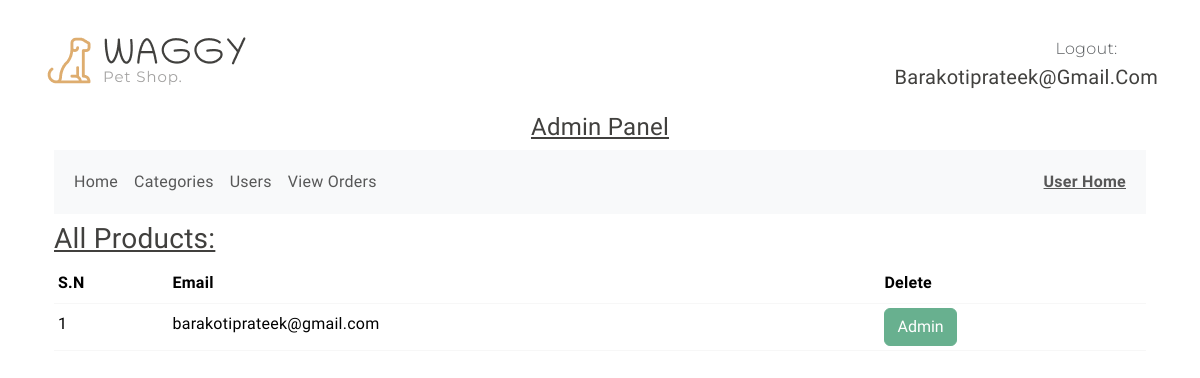
The app's page /view_users (signed in), older data.
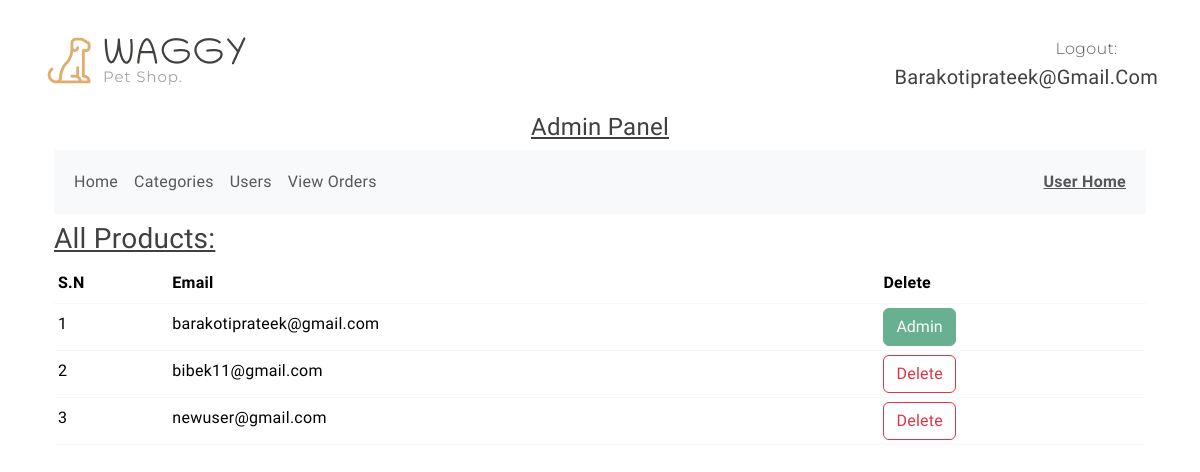
The same page, newer data.
### shop/user/models.py (models this page shows)
class User(db.Model, UserMixin):
    id = db.Column(db.Integer, primary_key = True)
    email = db.Column(db.String(120) , unique = True , nullable = False)
    username = db.Column(db.String(50) , nullable=False)
    password = db.Column(db.String(60) , nullable=False)
    image_file = db.Column(db.String(20), nullable=False, default = 'default.png')
    role = db.Column(db.String(20) , nullable=False , default='customer')
    likes = db.relationship('Likes', backref='user', cascade='all, delete-orphan')
    cart_items = db.relationship('Cart', backref=db.backref('user', lazy=True), cascade='all, delete-orphan')
    user_orders = db.relationship('Order', back_populates='user', cascade='all, delete-orphan')
    def delete(self):
        for like in self.likes:
            db.session.delete(like)
        for order in self.user_orders:
            db.session.delete(order)
        for cart_item in self.cart_items:
            db.session.delete(cart_item)
        db.session.delete(self)
        db.session.commit()

### shop/admin/routes.py (the view)
@app.route('/view_users')
@admin_required
def view_users():
    all_users = User.query.all()
    return render_template('admin/view_users.html' , all_users=all_users)

### shop/__init__.py (called while the page is built)
def admin_required(func):
    @wraps(func)
    def decorated_function(*args, **kwargs):
        if current_user.role != 'admin':
            flash('Access Denied: You are not authorized to access admin page.')
            return redirect(url_for('log_in'))
        return func(*args, **kwargs)
    return decorated_function

### shop/user/models.py (called while the page is built)
@login_manager.user_loader
def load_user(user_id):
    return User.query.get(int(user_id))

### shop/templates/admin/view_users.html (shortened to what this page needs)
{% extends 'base.html' %}
{% block body %}
{% include 'admin/navbar.html' %}
      <div class="container">
       <u> <h3>All Products:</h3></u>
        <table class="table table-sm ">
            <thead>
                <th>S.N</th>
                <th>Email</th>
                <th>Delete</th>
            </thead>
            <tbody>
                {% for user in all_users %}
                <tr>
                    <td>{{loop.index}}</td>
                    <td>{{user.email}}</td>
                    {% if user.role == 'customer' %}
                    <td><a  href="{{url_for('delete_user' , id=user.id)}}" class="btn btn-outline-danger">Delete</td>
                      {% else %}
                      <td><button type="button" class="btn btn-success" disabled>Admin</button></td>
                      {% endif %}
                </tr>
                {% endfor %}
            </tbody>
        </table>
      </div>
{% endblock %}

### shop/templates/base.html (shortened to what this page needs)
<!DOCTYPE html>
<html lang="en">
<head>
<link rel="stylesheet" href="https://cdn.jsdelivr.net/npm/swiper@9/swiper-bundle.min.css" />
<link href="https://cdn.jsdelivr.net/npm/bootstrap@5.3.0-alpha3/dist/css/bootstrap.min.css" rel="stylesheet"
>
  <link href="https://cdn.jsdelivr.net/npm/bootstrap@5.3.3/dist/css/bootstrap.min.css" rel="stylesheet">
<link rel="stylesheet" type="text/css" href="{{ url_for('static' , filename = 'css/vendor.css') }}">
<link rel="stylesheet" type="text/css" href="{{ url_for('static' , filename = 'style.css') }}">
  <link rel="stylesheet" type="text/css" href="{{url_for('static' , filename='style1.css')}}">
</head>
{% block body %}
{% endblock body %}
</html>

### shop/templates/admin/navbar.html (shortened to what this page needs)
<div class="container py-2">
  <div class="row py-4 pb-0 pb-sm-4 align-items-center ">
    <div class="col-sm-4 col-lg-3 text-center text-sm-start">
      <div class="main-logo">
        <a href="{{url_for('admin_home')}}">
          <img src="{{url_for('static', filename='images/logo.png')}}" alt="logo" class="img-fluid">
        </a>
      </div>
    </div>
    <div
        class="col-sm-8 col-lg-9 d-flex justify-content-between justify-content-sm-end align-items-center ">
        <div class="support-box text-end ">
          <span class="fs-6 secondary-font text-muted">Logout:</span> &nbsp;
          <h5 class="mb-0">{{current_user.email}}</h5>
        </div>
  </div>
</div>
<div class="container">
  <b><u><h4 style="display: flex;  justify-content: center;align-items: center;">Admin Panel</h4></u></b>
    <nav class="navbar navbar-expand-lg bg-body-tertiary">
        <div class="container-fluid">
          <div class="collapse navbar-collapse" id="navbarNavDropdown">
            <ul class="navbar-nav ">
              <li class="nav-item">
                <a class="nav-link " aria-current="page" href="{{url_for('admin_home')}}">Home</a>
              </li>
              <li class="nav-item">
                <a class="nav-link" href="{{url_for('categories')}}">Categories</a>
              </li>
              <li class="nav-item">
                <a class="nav-link" href="{{url_for('view_users')}}">Users</a>
              </li>
              <li class="nav-item">
                <a class="nav-link" href="{{url_for('view_orders')}}">View Orders</a>
              </li>
            </ul>
              <ul class="navbar-nav ms-auto">
                <li class="nav-item">
                  <a class="nav-link" href="{{url_for('home')}}"> <b><u>User Home</u></b></a>
                </li>
              </ul>
          </div>
        </div>
      </nav>
</div>

### shop/static/style.css (style rules this page uses)
:root { --header-height: 160px; --header-height-min: 80px; }
:root { --accent-color: #DEAD6F; --dark-color: #222222; --light-dark-color: #727272; --light-color: #fff; --grey-color: #dbdbdb; --light-grey-color: #fafafa; --primary-color: #6995B1; --light-primary-color: #eef1f3; }
:root { --body-font: 'Chilanka', cursive; --heading-font: 'Chilanka', cursive; --secondary-font: 'Montserrat', sans-serif; }
h1, h2, h3, h4, h5, h6 { font-family: var(--heading-font); color: var(--bs-body-color); font-weight: 400; text-transform: capitalize; }
a { text-decoration: none; }
.secondary-font { font-family: var(--secondary-font); font-weight: 300; }

Row changes from the older to the newer data that the page shows:
added User: email "bibek11@gmail.com"
added User: email "newuser@gmail.com"
